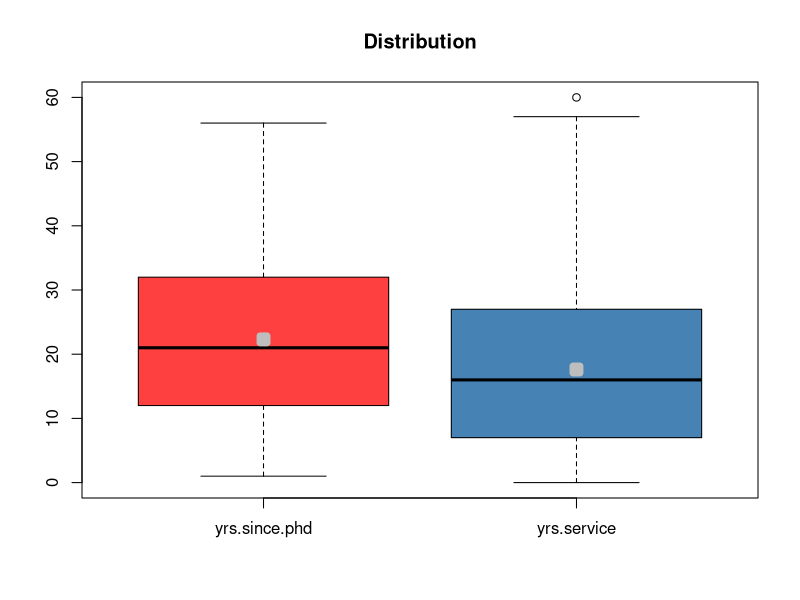

Recreate this plot in R. (Note: this script raises an error after producing the figure.)
## ---- chunk 1
library(carData)
library(tidyverse)
library(GGally)
## ---- chunk 2
glimpse(Salaries)
## ---- chunk 3
summary(Salaries)
## ---- chunk 4
boxplot(Salaries[,3:4], col = c('brown1', 'steelblue'), main = "Distribution")
means <- sapply(Salaries[,3:4], mean)
points(means, col = "gray", pch = 22, lwd = 7)
## ---- chunk 5
boxplot(salary, col = c('chartreuse4'), main = "Distributions")
means <- sapply(salary, mean)
points(means, col = "gray", pch = 22, lwd = 7)
## ---- chunk 6
plot(salary ~ yrs.since.phd, cex =.6, main = "The Relationship between Nine-month Salary and Years since PhD", xlab = "Years since PhD", ylab = "Nine-month Salary (dollars)")

model1 <- lm(salary ~ yrs.since.phd)

abline(model1, lty = 2, col = 2)
## ---- chunk 7
summary(model1)
## ---- chunk 8
plot(salary ~ yrs.service, cex =.6, main = "The Relationship between Nine-month Salary and Years of Service", xlab = "Years of Service", ylab = "Nine-month Salary (dollars)")

model2 <- lm(salary ~ yrs.service)

abline(model1, lty = 2, col = 2)
## ---- chunk 9
summary(model2)
## ---- chunk 10
mr_model <- lm(salary ~ yrs.since.phd + yrs.service)
summary(mr_model)
## ---- chunk 11
qf(0.95, 2, 394)
## ---- chunk 12
qt(0.95, 394)
## ---- chunk 13
qt(0.95, 394)
## ---- chunk 14
# if you are starting a fresh R session, don't forget to:

# load the package
library(carData)

# attach the dataset
attach(Salaries)
## ---- chunk 15
attributes(sex)
## ---- chunk 16
unclass(sex)
## ---- chunk 17
options("contrasts")
## ---- chunk 18
contrasts(sex)
## ---- chunk 19
Salaries %>% 
  select(salary, sex) %>%   
  group_by(sex) %>% 
  summarise(mean=mean(salary))
## ---- chunk 20
lm(salary ~  sex)
## ---- chunk 21
ggpairs(Salaries)
## ---- chunk 22
model_1 <- lm(salary ~ ., data = Salaries)

summary(model_1)
